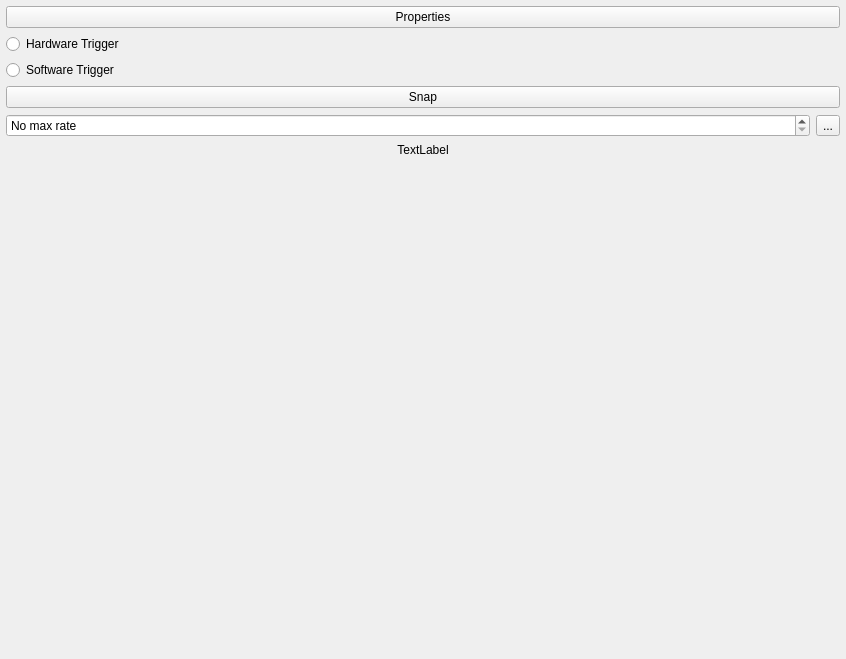
<?xml version="1.0" encoding="UTF-8"?>
<ui version="4.0">
 <class>Form</class>
 <widget class="QWidget" name="Form">
  <property name="geometry">
   <rect>
    <x>0</x>
    <y>0</y>
    <width>846</width>
    <height>659</height>
   </rect>
  </property>
  <property name="windowTitle">
   <string>Form</string>
  </property>
  <layout class="QHBoxLayout" name="horizontalLayout_2">
   <property name="leftMargin">
    <number>6</number>
   </property>
   <property name="topMargin">
    <number>6</number>
   </property>
   <property name="rightMargin">
    <number>6</number>
   </property>
   <property name="bottomMargin">
    <number>6</number>
   </property>
   <item>
    <layout class="QHBoxLayout" name="horizontalLayout">
     <item>
      <layout class="QVBoxLayout" name="verticalLayout">
       <item>
        <widget class="QPushButton" name="pushButton_attributes">
         <property name="toolTip">
          <string>View IMAQdx attributes</string>
         </property>
         <property name="text">
          <string>Properties</string>
         </property>
         <property name="icon">
          <iconset>
           <normaloff>:/qtutils/fugue/table-export.png</normaloff>:/qtutils/fugue/table-export.png</iconset>
         </property>
        </widget>
       </item>
       <item>
        <widget class="QRadioButton" name="hardware_trigger">
         <property name="text">
          <string>Hardware Trigger</string>
         </property>
        </widget>
       </item>
       <item>
        <widget class="QRadioButton" name="software_trigger">
         <property name="text">
          <string>Software Trigger</string>
         </property>
        </widget>
       </item>
       <item>
        <widget class="QPushButton" name="pushButton_snap">
         <property name="toolTip">
          <string>Take a single image</string>
         </property>
         <property name="text">
          <string>Snap</string>
         </property>
         <property name="icon">
          <iconset>
           <normaloff>:/qtutils/fugue/control-stop.png</normaloff>:/qtutils/fugue/control-stop.png</iconset>
         </property>
        </widget>
       </item>
       <item>
        <layout class="QHBoxLayout" name="horizontalLayout_3">
         <property name="topMargin">
          <number>0</number>
         </property>
         <item>
          <widget class="QDoubleSpinBox" name="doubleSpinBox_maxrate">
           <property name="toolTip">
            <string>&lt;html&gt;&lt;head/&gt;&lt;body&gt;&lt;p&gt;Maximum frame rate in continuous acquisition mode. Use this to reduce load on the computer during continuous acquisition,otherwise frames are acquired as quickly as possible, which may not be desirable on slower computers.&lt;/p&gt;&lt;/body&gt;&lt;/html&gt;</string>
           </property>
           <property name="specialValueText">
            <string>No max rate</string>
           </property>
           <property name="prefix">
            <string/>
           </property>
           <property name="suffix">
            <string> fps</string>
           </property>
           <property name="decimals">
            <number>1</number>
           </property>
           <property name="maximum">
            <double>9999.000000000000000</double>
           </property>
           <property name="value">
            <double>0.000000000000000</double>
           </property>
          </widget>
         </item>
         <item>
          <widget class="QToolButton" name="toolButton_nomax">
           <property name="toolTip">
            <string>No max rate</string>
           </property>
           <property name="text">
            <string>...</string>
           </property>
           <property name="icon">
            <iconset>
             <normaloff>:/qtutils/fugue/arrow-turn-180-left.png</normaloff>:/qtutils/fugue/arrow-turn-180-left.png</iconset>
           </property>
          </widget>
         </item>
        </layout>
       </item>
       <item>
        <widget class="QLabel" name="label_fps">
         <property name="text">
          <string>TextLabel</string>
         </property>
         <property name="alignment">
          <set>Qt::AlignCenter</set>
         </property>
        </widget>
       </item>
       <item>
        <spacer name="verticalSpacer">
         <property name="orientation">
          <enum>Qt::Vertical</enum>
         </property>
         <property name="sizeHint" stdset="0">
          <size>
           <width>20</width>
           <height>40</height>
          </size>
         </property>
        </spacer>
       </item>
      </layout>
     </item>
    </layout>
   </item>
  </layout>
 </widget>
 <resources>
  <include location="../../../clones/qtutils/qtutils/icons/icons.qrc"/>
 </resources>
 <connections/>
</ui>
